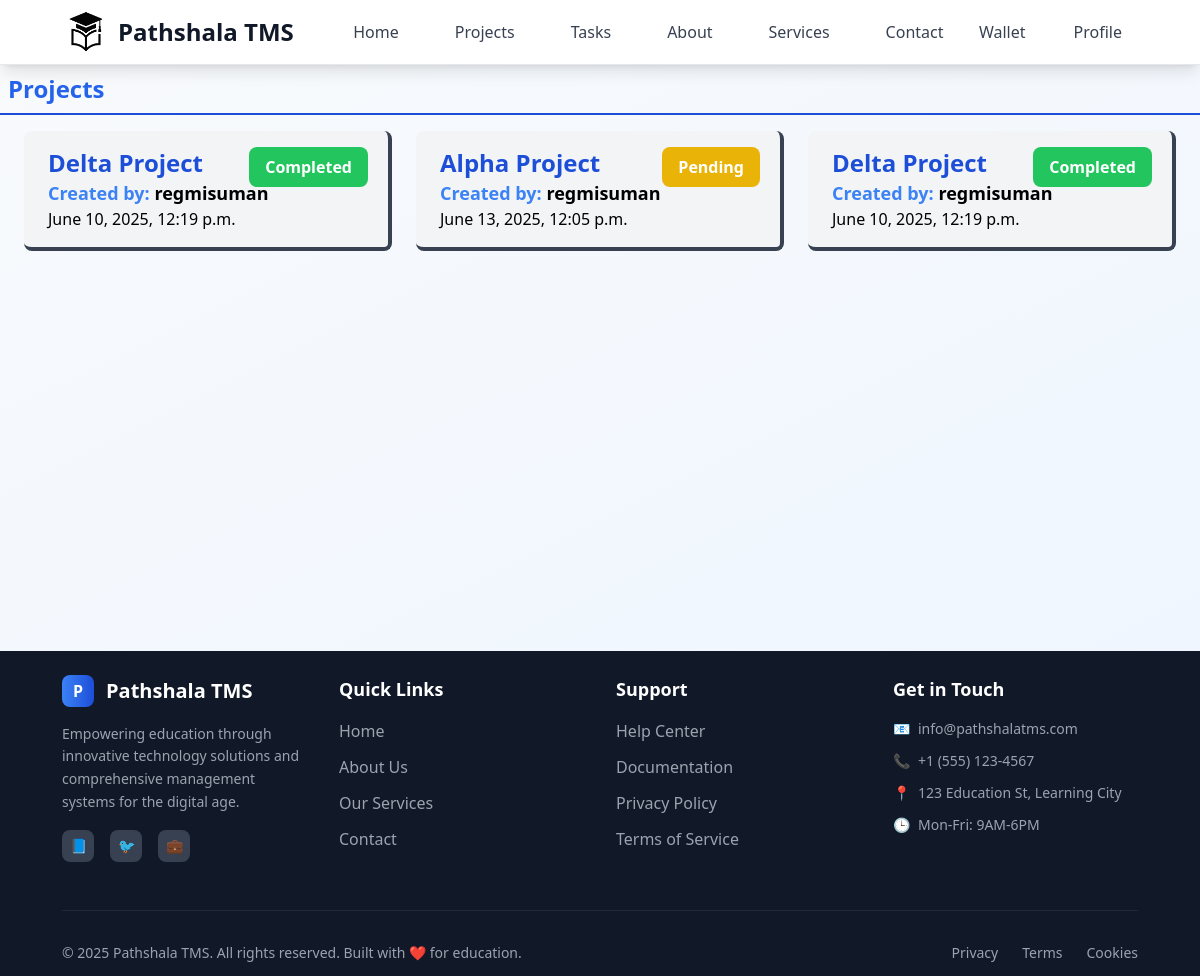
The app's page /employee/projects/ (signed in) with its own data.
### tasks/models.py (models this page shows)
class Task(models.Model):
    class StatusOptions(models.TextChoices):
        PENDING = "Pending", "Pending"
        IN_PROGRESS = "In Progress", "In Progress"
        COMPLETED = "Completed", "Completed"
        CANCELED = "Canceled", "Canceled"
    class TaskPriorityOptions(models.TextChoices):
        LOW = "Low", "Low"
        MEDIUM = "Medium", "Medium"
        HIGH = "High", "High"
    title = models.CharField(max_length=30)
    description = models.TextField(null=True, blank=True)
    user = models.ForeignKey(User, on_delete=models.CASCADE, related_name="tasks")
    project = models.ForeignKey(Project, on_delete=models.CASCADE)
    assigned_user = models.ForeignKey( User, on_delete=models.SET_NULL, related_name="assigned_tasks", null=True, blank=True)
    status = models.CharField(choices=StatusOptions, default=StatusOptions.PENDING, max_length=30)
    priority = models.CharField (choices=TaskPriorityOptions, default=TaskPriorityOptions.LOW, max_length=6)
    deadline = models.DateField(null=True, blank=True)
    created_at = models.DateTimeField(auto_now_add=True, editable=False)
    updated_at = models.DateTimeField(auto_now=True, editable=False)
    attachment = models.FileField(blank=True, null=True, upload_to=attachment_path)

### projects/models.py (models this page shows, shortened)
class Project(models.Model):
    class StatusOptions(models.TextChoices):
        PENDING = "Pending", "Pending"
        IN_PROGRESS = "In Progress", "In Progress"
        COMPLETED = "Completed", "Completed"
        CANCELED = "Canceled", "Canceled"
    title = models.CharField(max_length=25)
    description = models.TextField(null=True, blank=True)
    user = models.ForeignKey(User, on_delete=models.CASCADE)
    status = models.CharField(choices=StatusOptions, default=StatusOptions.PENDING, max_length=15)
    created_at = models.DateTimeField(auto_now_add=True, editable=False)
    updated_at = models.DateTimeField(auto_now=True, null=True, blank=True, editable=False)

### projects/views.py (the view)
# urls.py: path("projects/", employeeProjects),
@login_required(login_url="/login")
def employeeProjects(request):
    user = request.user
    if user.profile.role == "employee":
        tasks = Task.objects.filter(assigned_user=user)
        return render(request, "pages/employee/project/project_page.html", {"tasks":tasks})
    else:
        return redirect('/employer/projects')

### templates/pages/employee/project/project_page.html (shortened to what this page needs)
{% extends 'layouts/main.html' %}
{% block content %}
<div class="flex flex-col">
  <div class="flex p-2 mb-2 justify-between border-b-2 border-blue-700">
    <h1 class="text-blue-600 text-center text-2xl font-bold">Projects</h1>
  </div>
  {%if tasks%}
  <div class="grid grid-cols-1 md:grid-cols-2 lg:grid-cols-3 gap-6 mx-6">
    {% for task in tasks %}
      <a  href="/employee/project-details/{{task.project.id}}">
        <div class="relative bg-gray-100 hover:bg-gray-200 hover:scale-[102%] transition:ease-in-out duration-300 border-b-4 border-r-4 border-gray-700 rounded-lg py-4 px-6 my-2">
          <div>
            <div class="text-2xl font-bold text-blue-700"> {{ task.project.title }} </div>
          </div>
          <span class="
        {% if task.project.status == 'Canceled' %} bg-red-500
            {% elif task.project.status == 'Completed' %}bg-green-500
            {% elif task.project.status == 'Pending' %}bg-yellow-500
            {% elif task.project.status == 'In Progress' %}bg-blue-500
            {% else %}bg-purple-500
            {% endif %}
          absolute top-0 right-5 z-5 px-4 py-2 rounded-lg text-white font-bold my-4">
            {{ task.project.status }}
          </span>
          <div class="text-lg font-semibold">  <span class="text-blue-500">Created by: </span>{{ task.project.user }}</div>
          <div>{{ task.project.created_at }}</div>
        </div>
      </a>
    {% endfor %}
  </div>
  {%endif%}
  </div>
{% endblock %}

### records on screen
Task: project "Delta Project", project.status "Completed", project.user "regmisuman", project.created_at "June 10, 2025, 12:19 p.m."
Task: project "Alpha Project", project.status "Pending", project.user "regmisuman", project.created_at "June 13, 2025, 12:05 p.m."
Task: project "Delta Project", project.status "Completed", project.user "regmisuman", project.created_at "June 10, 2025, 12:19 p.m."
